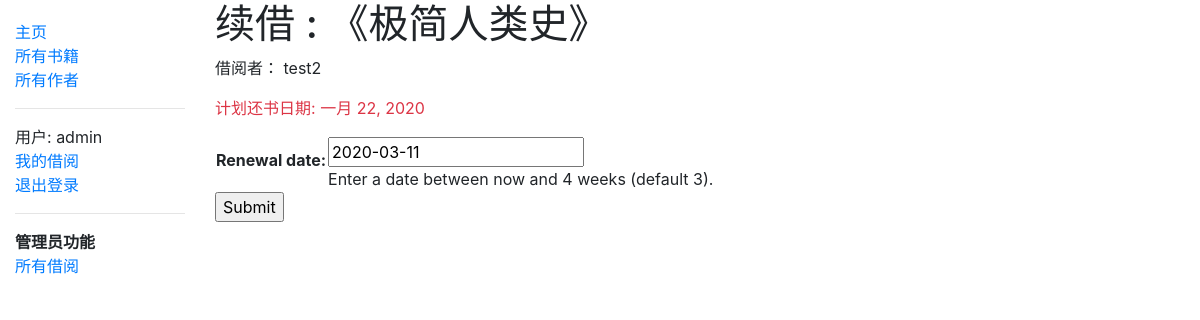
The page /catalog/book/9954b6dd-7acb-4659-989e-918481a15c4d/renew/ (signed in) on the database as committed earlier.
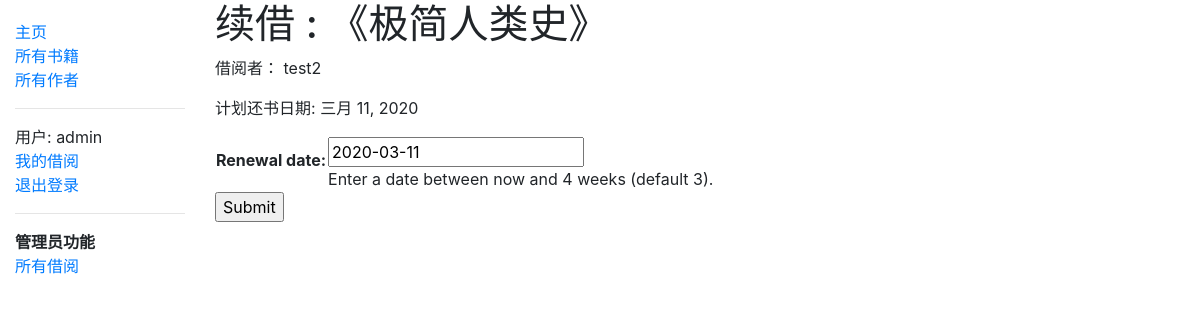
The same page on the database as committed later.
### catalog/models.py (models this page shows, shortened)
class BookInstance(models.Model):
    id = models.UUIDField(primary_key=True, default=uuid.uuid4, \
        help_text='Unique ID for this particular book across whole library')
    book = models.ForeignKey(Book, on_delete=models.SET_NULL, null=True)
    imprint = models.CharField(max_length=200)
    due_back = models.DateField(null=True, blank=True)
    borrower = models.ForeignKey(User, on_delete = models.SET_NULL, null=True, blank=True)
    @property
    def is_overdue(self):
        if self.due_back and date.today() > self.due_back:
            return True
        return False
    LOAN_STATUS=(
        ('m','维护中'),
        ('o', '已借出'),
        ('a', '可借阅'),
        ('r', '已预定'),
        )
    status = models.CharField(
        max_length=1,
        choices=LOAN_STATUS,
        blank=True,
        default = 'm',
        help_text='Book availability'
        )
    class Meta:
        verbose_name = "Book Instance"
        verbose_name_plural = "Book Instances"
        ordering = ['due_back']
        permissions = (("can_mark_returned", "Set book as returned"),)

class Book(models.Model):
    title = models.CharField( max_length=50)
    author = models.ForeignKey('Author', on_delete=models.SET_NULL, null=True)
    summary = models.TextField(max_length=1000,\
        help_text='Enter a brief description of the book')
    isbn = models.CharField('ISBN', max_length=13, \
        help_text= '13 Character <a href="https://www.isbn-international.org/content/what-isbn">ISBN number</a>')
    genre = models.ManyToManyField(Genre, help_text='Select a genre for this book')
    language = models.ForeignKey('Language', on_delete=models.SET_NULL, null=True)
    def display_genre(self):
        """Create a string for the Genre. This is required to display genre in Admin."""
        return ', '.join(genre.name for genre in self.genre.all()[:3])
    display_genre.short_description = 'Genre'
    class Meta:
        verbose_name = "Book"
        verbose_name_plural = "Books"

### catalog/views.py (the view)
# urls.py: path('book/<uuid:pk>/renew/',views.renew_book_librarian, name='renew-book-librarian')
@permission_required('catalog.can_mark_returned')
def renew_book_librarian(request, pk):
    book_instance = get_object_or_404(BookInstance, pk = pk)
    if request.method == 'POST':
        form = RenewBookForm(request.POST)
        if form.is_valid():
            book_instance.due_back = form.cleaned_data['renewal_date']
            book_instance.save()
            return HttpResponseRedirect(reverse('all-loaned'))
    else:
        proposed_renewal_date = datetime.date.today()+ datetime.timedelta(weeks =3)
        form = RenewBookForm(initial = {'renewal_date': proposed_renewal_date})
        context = {
            'form' : form,
            'book_instance' : book_instance,
        }
    return render(request, 'catalog/book_renew_librarian.html', context)

### catalog/forms.py (shortened to what this page needs)
class RenewBookForm(forms.Form):
    renewal_date = forms.DateField(\
        help_text="Enter a date between now and 4 weeks (default 3).")

### catalog/templates/catalog/book_renew_librarian.html (shortened to what this page needs)
{% extends "base_generic.html" %}
{% block content  %}
  <h1>续借 : 《{{ book_instance.book.title }}》</h1>
  <p>借阅者： {{ book_instance.borrower }}</p>
  <p{% if book_instance.is_overdue %} class="text-danger"{% endif %}>计划还书日期: {{ book_instance.due_back }}</p>
  <form action="" method="post">
    <table>
    {{ form.as_table }}
    </table>
    <input type="submit" value="Submit">
  </form>
{% endblock %}

Rows that differ between the two databases and show on the page:
changed BookInstance "极简人类史": due_back "一月 22, 2020" → "三月 11, 2020"
